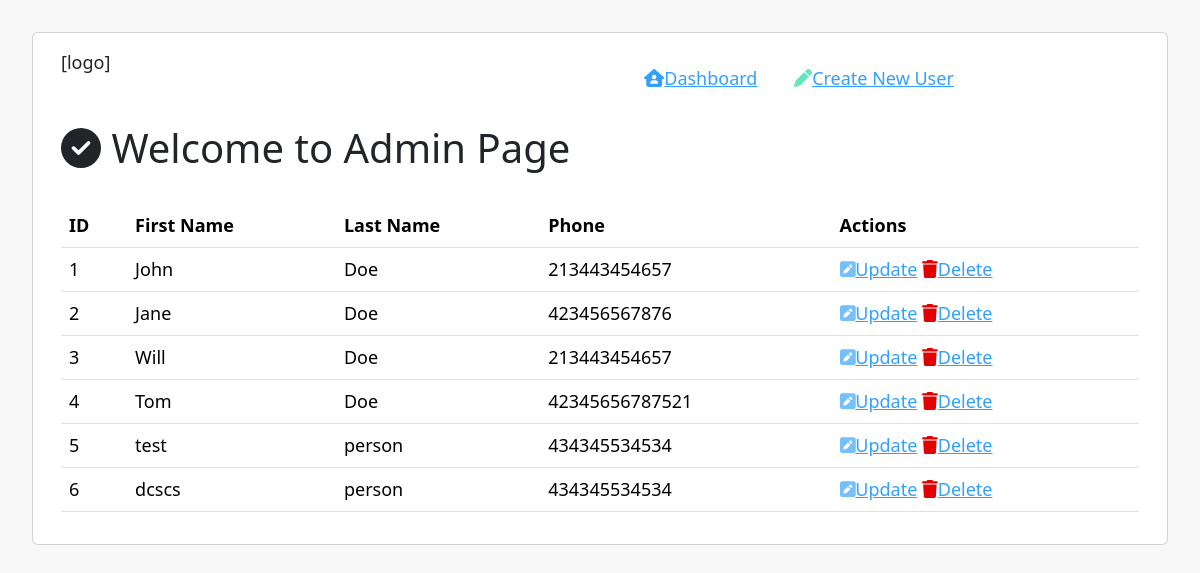
The page / on the database its author committed.
### tables this page shows
CREATE TABLE `employees` (
  `id` int(11) NOT NULL,
  `fname` varchar(255) NOT NULL,
  `lname` varchar(255) NOT NULL,
  `phone` varchar(255) NOT NULL
);

### includes/functions.php (called while the page is built, shortened)
<?php
require_once('db.php');
function selectAll(){
    global $mysqli;
    $data = array();
    $stmt = $mysqli->prepare('SELECT * FROM employees');
    $stmt->execute();
    $result = $stmt->get_result();
    if($result->num_rows === 0):
       echo ("No rows");
    else:
        while($row = $result->fetch_assoc()){
            $data[] = $row;
        }
    endif;
    return $data;
}

### index.php (the view, shortened to what this page needs)
<?php
include ('includes/functions.php');
$allEmployees = selectAll();
?>
<!DOCTYPE html>
<html lang="en">
<head>
    <?php include ('./theme/header-scripts.php'); ?>
</head>
<body>
    <?php include ('./theme/header.php'); ?>
    <div class="container-fluid">
        <h1><em class="fa fa-check-circle"></em> Welcome to Admin Page</h1>
        <table class="table datatable">
            <thead>
                <tr>
                    <th>ID</th>
                    <th>First Name</th>
                    <th>Last Name</th>
                    <th>Phone</th>
                    <th>Actions</th>
                </tr>
            </thead>
            <tbody>
                <?php foreach ($allEmployees as $employee): ?>
                    <tr>
                        <td><?php echo htmlspecialchars($employee['id']); ?></td>
                        <td><?php echo htmlspecialchars($employee['fname']); ?></td>
                        <td><?php echo htmlspecialchars($employee['lname']); ?></td>
                        <td><?php echo htmlspecialchars($employee['phone']); ?></td>
                        <td class="text-right">
                            <a href="update.php?id=<?php echo $employee['id']; ?>"><i class="fa-solid fa-square-pen" style="color: #74C0FC;"></i>Update</a>
                            <a href="delete.php?id=<?php echo $employee['id']; ?>"><i class="fa-solid fa-trash" style="color: #e30000;"></i>Delete</a>
                        </td>
                    </tr>
                <?php endforeach; ?>
            </tbody>
        </table>
    </div>
    <?php include ('theme/footer-scripts.php'); ?>
</body>
</html>

### theme/header-scripts.php
<link href="https://cdn.jsdelivr.net/npm/bootstrap@5.3.3/dist/css/bootstrap.min.css" rel="stylesheet">
<link rel="stylesheet" href="https://cdn.jsdelivr.net/npm/@fortawesome/fontawesome-free@6.4.2/css/fontawesome.min.css">
<link rel="stylesheet" href="https://cdn.datatables.net/2.0.5/css/dataTables.dataTables.css" />
<link rel="stylesheet" href="https://cdn.datatables.net/2.0.3/css/dataTables.dataTables.css" />
<link rel="stylesheet" href="https://cdnjs.cloudflare.com/ajax/libs/font-awesome/6.5.2/css/all.min.css" />
<link rel="stylesheet" href="/css/style.css">

### theme/header.php (shortened to what this page needs)
<div class="card">
<div class="card-body">
<header>
    <div class="container-fluid">
        <div class="row">
            <div class="col">
                [logo]
            </div>
            <div class="col-md-6 text-right">
                <nav>
                    <ul>
                        <li><a href="/crud1/index.php"><i class="fa-solid fa-house-user"></i>Dashboard</a></li>
                        <li><a href="/crud1/create.php"><i class="fa-solid fa-pen " style="color: #63e6be;"></i>Create New User</a></li>
                    </ul>
                </nav>
            </div>
        </div>
    </div>
</header>

### theme/footer-scripts.php (shortened to what this page needs)
</div>
</div>

### css/style.css (style rules this page uses)
body { color:#333; font-size:18px; background-color:#f8f8f8; padding:2rem; }
h1 { margin-bottom:2rem; }
header { margin-bottom:1rem; }
nav ul { padding:0; margin:0; }
nav ul li { list-style-type:none; display:inline-block; margin-left:2rem; padding:1rem 0; }
a { color:#33A0FF; }

### rows shown on the page
employees: id "1", fname "John", lname "Doe", phone "213443454657"
employees: id "2", fname "Jane", lname "Doe", phone "423456567876"
employees: id "3", fname "Will", lname "Doe", phone "213443454657"
employees: id "4", fname "Tom", lname "Doe", phone "42345656787521"
employees: id "5", fname "test", lname "person", phone "434345534534"
employees: id "6", fname "dcscs", lname "person", phone "434345534534"
